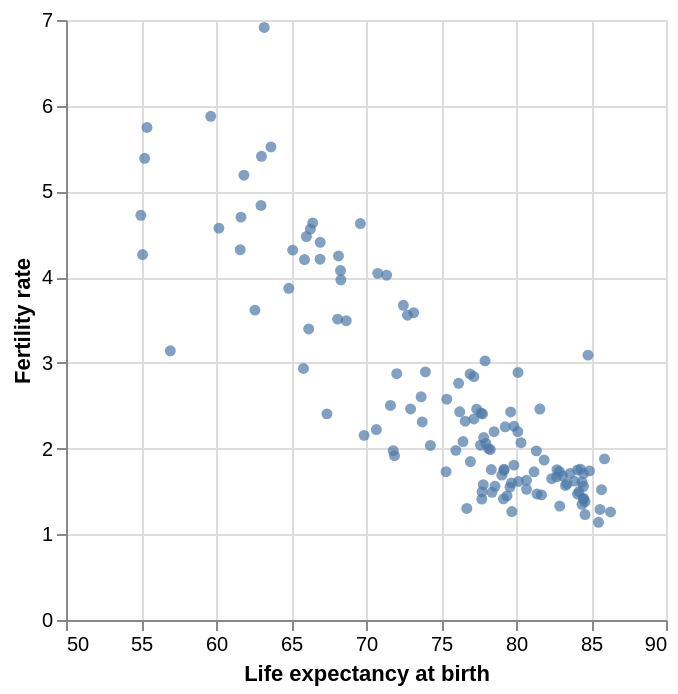

The notebook cell this image was saved under:
### Markdown cell above
Here, we also see a strong negative, approximately linear association between fertility rate and women's life expectancy at birth.

### Code cell
base = alt.Chart(data)
    
scatter_life = base.mark_circle().encode( 
    x = alt.X("life_birthf:Q",
              scale = alt.Scale(zero = False),
              title = "Life expectancy at birth"), 
    y = alt.Y("fertility_total:Q",
              title = "Fertility rate")
).properties(
    width = 300,
    height = 300)

scatter_life

### Figure 1 — Vega-Lite specification as saved in the notebook (floating-point values rounded to 4 significant figures; data arrays with more than 128 entries replaced by an {"elided": "..."} marker saying what was removed)
{"$schema": "https://vega.github.io/schema/vega-lite/v4.17.0.json", "config": {"view": {"continuousHeight": 300, "continuousWidth": 400}}, "data": {"name": "data-6cd1456596c1f74e121582c365026ae5"}, "datasets": {"data-6cd1456596c1f74e121582c365026ae5": {"elided": "129 records"}}, "encoding": {"x": {"field": "life_birthf", "scale": {"zero": false}, "title": "Life expectancy at birth", "type": "quantitative"}, "y": {"field": "fertility_total", "title": "Fertility rate", "type": "quantitative"}}, "height": 300, "mark": "circle", "width": 300}
